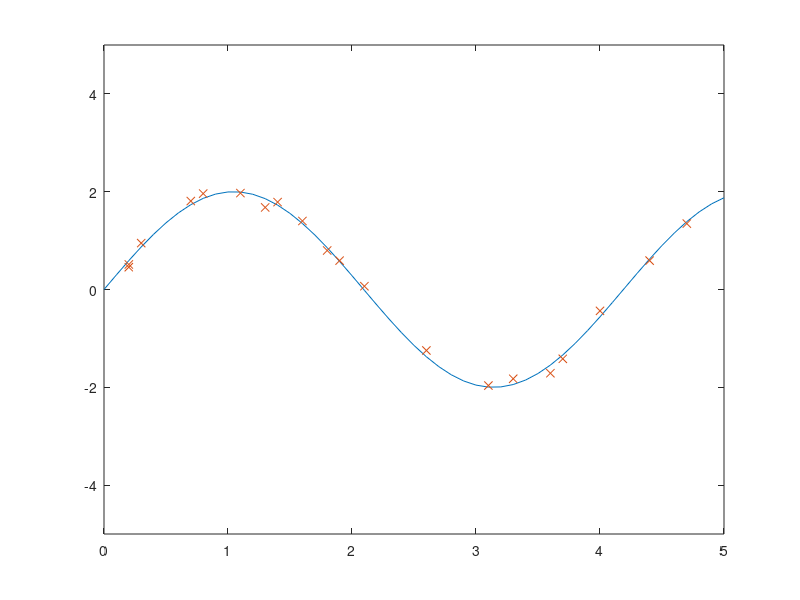
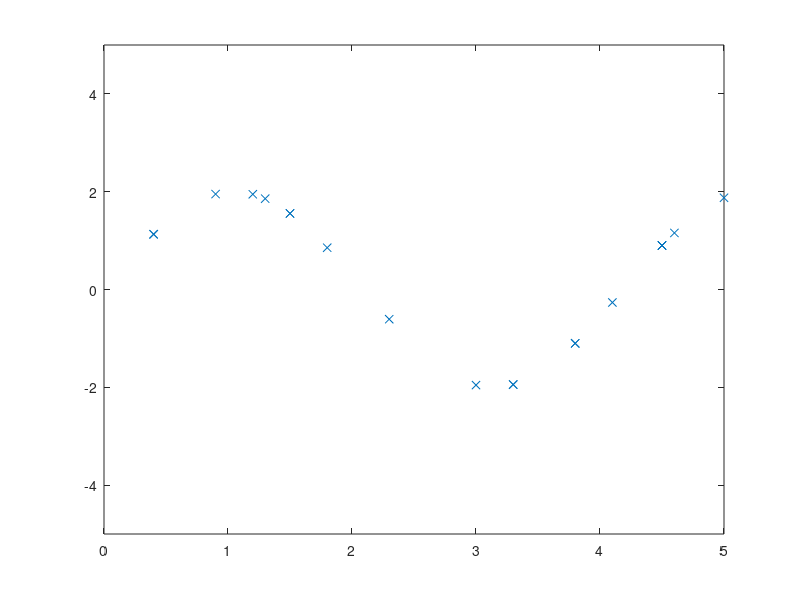

Source code (MATLAB) for these figures, in order:
hold off
x = [0:0.1:5];
fx = 2*sin(1.5*x);
plot(x,fx)
xlim([0 5]);
ylim([-5 5]);
hold on

X =datasample(x,20);
fX = 2*sin(1.5*X)+0.1*randn(1,length(X));
plot(X,fX,'x')
xlim([0 5]);
ylim([-5 5]);
figure
XValidation =datasample(x,20);
fXV = 2*sin(1.5*XValidation);
plot(XValidation,fXV,'x')
xlim([0 5]);
ylim([-5 5]);